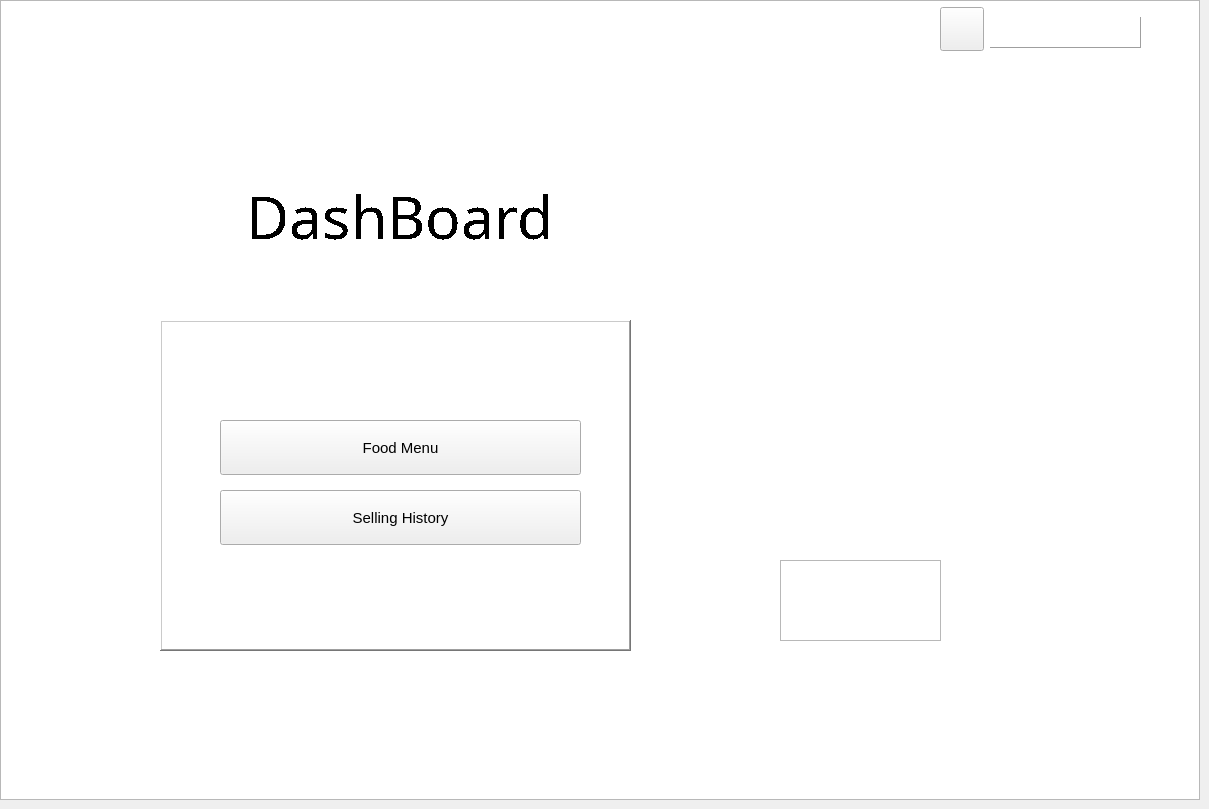
    <widget class="QWidget" name="dashBoardPartner5">
     <widget class="QGraphicsView" name="graphicsView_6">
      <property name="geometry">
       <rect>
        <x>0</x>
        <y>0</y>
        <width>1200</width>
        <height>800</height>
       </rect>
      </property>
      <property name="styleSheet">
       <string notr="true">border-image: url(:/new/prefix1/gettyimages-1220159965-2048x2048.jpg);</string>
      </property>
     </widget>
     <widget class="QGraphicsView" name="graphicsView_14">
      <property name="geometry">
       <rect>
        <x>780</x>
        <y>560</y>
        <width>161</width>
        <height>81</height>
       </rect>
      </property>
      <property name="styleSheet">
       <string notr="true">border-image: url(:/new/prefix1/logo.png);</string>
      </property>
     </widget>
     <widget class="QPushButton" name="logoutButtonPartner">
      <property name="geometry">
       <rect>
        <x>1152</x>
        <y>16</y>
        <width>31</width>
        <height>31</height>
       </rect>
      </property>
      <property name="cursor">
       <cursorShape>PointingHandCursor</cursorShape>
      </property>
      <property name="styleSheet">
       <string notr="true">border-image: url(:/new/prefix1/logout 11111.png);</string>
      </property>
      <property name="text">
       <string/>
      </property>
      <property name="autoDefault">
       <bool>false</bool>
      </property>
      <property name="default">
       <bool>false</bool>
      </property>
      <property name="flat">
       <bool>true</bool>
      </property>
     </widget>
     <widget class="QLabel" name="usernameLablePartner_2">
      <property name="geometry">
       <rect>
        <x>990</x>
        <y>17</y>
        <width>151</width>
        <height>31</height>
       </rect>
      </property>
      <property name="font">
       <font>
        <pointsize>11</pointsize>
        <weight>75</weight>
        <bold>true</bold>
       </font>
      </property>
      <property name="cursor">
       <cursorShape>ArrowCursor</cursorShape>
      </property>
      <property name="styleSheet">
       <string notr="true"/>
      </property>
      <property name="frameShape">
       <enum>QFrame::Panel</enum>
      </property>
      <property name="frameShadow">
       <enum>QFrame::Raised</enum>
      </property>
      <property name="text">
       <string/>
      </property>
      <property name="alignment">
       <set>Qt::AlignCenter</set>
      </property>
     </widget>
     <widget class="QPushButton" name="foodMenuPartnerButton">
      <property name="geometry">
       <rect>
        <x>220</x>
        <y>420</y>
        <width>361</width>
        <height>55</height>
       </rect>
      </property>
      <property name="font">
       <font>
        <pointsize>11</pointsize>
        <weight>50</weight>
        <bold>false</bold>
       </font>
      </property>
      <property name="cursor">
       <cursorShape>PointingHandCursor</cursorShape>
      </property>
      <property name="text">
       <string>Food Menu</string>
      </property>
     </widget>
     <widget class="QPushButton" name="sellingHistoryPartnerButton">
      <property name="geometry">
       <rect>
        <x>220</x>
        <y>490</y>
        <width>361</width>
        <height>55</height>
       </rect>
      </property>
      <property name="font">
       <font>
        <pointsize>11</pointsize>
        <weight>50</weight>
        <bold>false</bold>
       </font>
      </property>
      <property name="cursor">
       <cursorShape>PointingHandCursor</cursorShape>
      </property>
      <property name="text">
       <string>Selling History</string>
      </property>
     </widget>
     <widget class="QLabel" name="label_9">
      <property name="geometry">
       <rect>
        <x>200</x>
        <y>180</y>
        <width>401</width>
        <height>71</height>
       </rect>
      </property>
      <property name="font">
       <font>
        <family>Stencil</family>
        <pointsize>44</pointsize>
        <weight>50</weight>
        <bold>false</bold>
        <strikeout>false</strikeout>
        <stylestrategy>NoAntialias</stylestrategy>
        <kerning>true</kerning>
       </font>
      </property>
      <property name="styleSheet">
       <string notr="true">color: rgb(255, 255, 255);
color: rgb(0, 0, 0);</string>
      </property>
      <property name="text">
       <string>DashBoard</string>
      </property>
      <property name="alignment">
       <set>Qt::AlignCenter</set>
      </property>
     </widget>
     <widget class="QPushButton" name="userInformationEditPartnerButton">
      <property name="geometry">
       <rect>
        <x>940</x>
        <y>7</y>
        <width>44</width>
        <height>44</height>
       </rect>
      </property>
      <property name="cursor">
       <cursorShape>PointingHandCursor</cursorShape>
      </property>
      <property name="styleSheet">
       <string notr="true">border-image: url(:/new/prefix1/user.png);</string>
      </property>
      <property name="text">
       <string/>
      </property>
     </widget>
     <widget class="QGraphicsView" name="graphicsView_30">
      <property name="geometry">
       <rect>
        <x>160</x>
        <y>320</y>
        <width>471</width>
        <height>331</height>
       </rect>
      </property>
      <property name="frameShape">
       <enum>QFrame::WinPanel</enum>
      </property>
      <property name="frameShadow">
       <enum>QFrame::Raised</enum>
      </property>
     </widget>
     <zorder>graphicsView_6</zorder>
     <zorder>graphicsView_30</zorder>
     <zorder>graphicsView_14</zorder>
     <zorder>logoutButtonPartner</zorder>
     <zorder>usernameLablePartner_2</zorder>
     <zorder>foodMenuPartnerButton</zorder>
     <zorder>sellingHistoryPartnerButton</zorder>
     <zorder>label_9</zorder>
     <zorder>userInformationEditPartnerButton</zorder>
    </widget>
